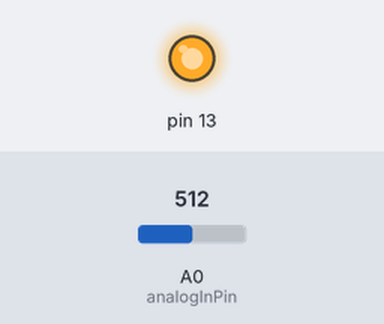
The sketch below on a simulated Arduino Uno, built with avr-gcc and run on an emulated ATmega328P. Shown: output pins drawn as LEDs (lit = HIGH). The test bench sets the inputs (shaded band); at power-on: A0 (analogInPin) = 512. What the sketch prints to the serial monitor is not drawn.

Above: at 0.2 s.
At 30.4 s:
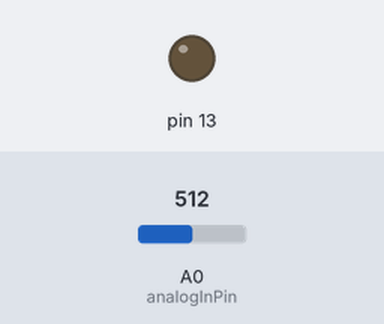
Timing chart, 0 to 78.6 s (numbered marks = the images above):
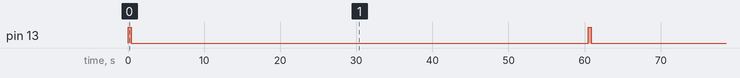

Measured:
- by itself, pin 13: alternates HIGH for 0.45 s and LOW for 60.0 s

The sketch:

TermometroSeriale.ino
```cpp
#include <RCSwitch.h>

RCSwitch mySwitch = RCSwitch();

 const int analogInPin = A0;  // Analog input pin that the potentiometer is attached to

 int sensorValue = 0;        // value read from the pot
float outputValue = 0;        // value output to the PWM (analog out)
int quantum = 0;


// the setup function runs once when you press reset or power the board
void setup() {
  // initialize digital pin 13 as an output.
  pinMode(13, OUTPUT);
  Serial.begin(9600);
  mySwitch.enableTransmit(10);

}

// the loop function runs over and over again forever
void loop() {
  digitalWrite(13, HIGH);   // turn the LED on (HIGH is the voltage level)
  sensorValue = analogRead(analogInPin);
  //Serial.println(sensorValue);
  //outputValue=(((sensorValue/1024)*5000)/10)-273.15;
  outputValue=(((sensorValue-15)*0.005)/0.01)-273;
  mySwitch.send(sensorValue, 24);
  digitalWrite(13, LOW);    // turn the LED off by making the voltage LOW
  delay(60000);

  Serial.println(outputValue);
}
```
